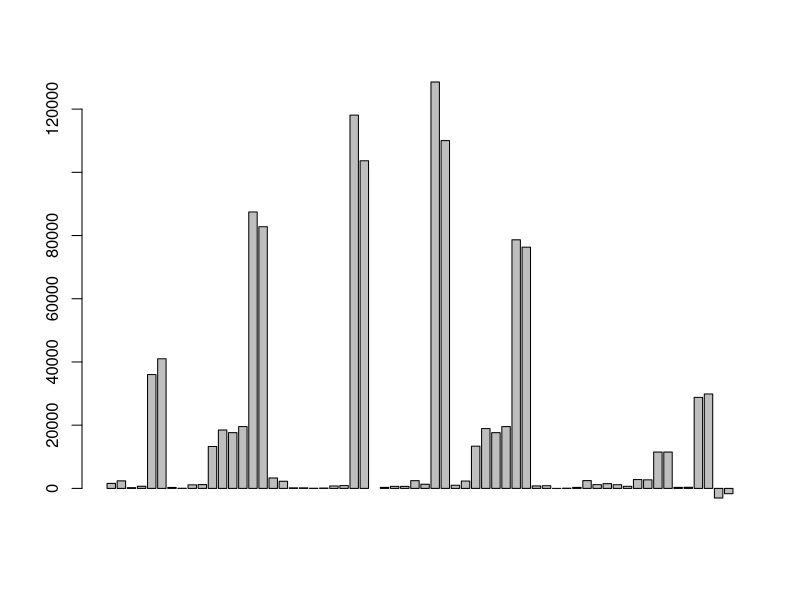

Reproduce this figure in R.
health_data <- read.csv("IBRD_Balance_Sheet__FY2010.csv")
summary(health_data)
# barplot(health_data)
names(health_data)
class(health_data$Amount..US...Millions.)
table(health_data$Amount..US...Millions.)
barplot(health_data$Amount..US...Millions.)

